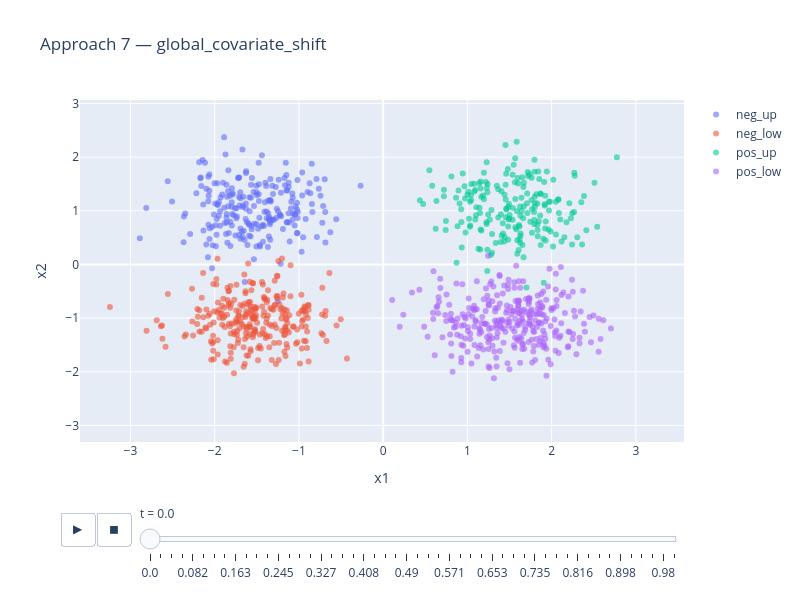

The notebook cell this image was saved under:
### Code cell
plot_dataset(
    "data/global_covariate_shift.csv",
    "Approach 7 — global_covariate_shift",
).show()

### Figure 1 — Plotly figure (JSON) as saved in the notebook; plotly's stock layout.template omitted (floating-point values rounded to 4 significant figures; data arrays with more than 128 entries replaced by an {"elided": "..."} marker saying what was removed)
{"data": [{"hovertemplate": "blob=neg_up<br>t_frame=0.0<br>x1=%{x}<br>x2=%{y}<extra></extra>", "legendgroup": "neg_up", "marker": {"color": "#636efa", "opacity": 0.6, "size": 6, "symbol": "circle"}, "mode": "markers", "name": "neg_up", "orientation": "v", "showlegend": true, "type": "scatter", "x": {"elided": "228 float values"}, "xaxis": "x", "y": {"elided": "228 float values"}, "yaxis": "y"}, {"hovertemplate": "blob=neg_low<br>t_frame=0.0<br>x1=%{x}<br>x2=%{y}<extra></extra>", "legendgroup": "neg_low", "marker": {"color": "#EF553B", "opacity": 0.6, "size": 6, "symbol": "circle"}, "mode": "markers", "name": "neg_low", "orientation": "v", "showlegend": true, "type": "scatter", "x": {"elided": "271 float values"}, "xaxis": "x", "y": {"elided": "271 float values"}, "yaxis": "y"}, {"hovertemplate": "blob=pos_up<br>t_frame=0.0<br>x1=%{x}<br>x2=%{y}<extra></extra>", "legendgroup": "pos_up", "marker": {"color": "#00cc96", "opacity": 0.6, "size": 6, "symbol": "circle"}, "mode": "markers", "name": "pos_up", "orientation": "v", "showlegend": true, "type": "scatter", "x": {"elided": "200 float values"}, "xaxis": "x", "y": {"elided": "200 float values"}, "yaxis": "y"}, {"hovertemplate": "blob=pos_low<br>t_frame=0.0<br>x1=%{x}<br>x2=%{y}<extra></extra>", "legendgroup": "pos_low", "marker": {"color": "#ab63fa", "opacity": 0.6, "size": 6, "symbol": "circle"}, "mode": "markers", "name": "pos_low", "orientation": "v", "showlegend": true, "type": "scatter", "x": {"elided": "301 float values"}, "xaxis": "x", "y": {"elided": "301 float values"}, "yaxis": "y"}], "layout": {"height": 600, "legend": {"title": {"text": ""}, "tracegroupgap": 0}, "sliders": [{"active": 0, "currentvalue": {"prefix": "t = "}, "len": 0.9, "pad": {"b": 10, "t": 60}, "steps": [{"args": [["0.0"], {"frame": {"duration": 0, "redraw": false}, "fromcurrent": true, "mode": "immediate", "transition": {"duration": 0, "easing": "linear"}}], "label": "0.0", "method": "animate"}, {"args": [["0.02"], {"frame": {"duration": 0, "redraw": false}, "fromcurrent": true, "mode": "immediate", "transition": {"duration": 0, "easing": "linear"}}], "label": "0.02", "method": "animate"}, {"args": [["0.041"], {"frame": {"duration": 0, "redraw": false}, "fromcurrent": true, "mode": "immediate", "transition": {"duration": 0, "easing": "linear"}}], "label": "0.041", "method": "animate"}, {"args": [["0.061"], {"frame": {"duration": 0, "redraw": false}, "fromcurrent": true, "mode": "immediate", "transition": {"duration": 0, "easing": "linear"}}], "label": "0.061", "method": "animate"}, {"args": [["0.082"], {"frame": {"duration": 0, "redraw": false}, "fromcurrent": true, "mode": "immediate", "transition": {"duration": 0, "easing": "linear"}}], "label": "0.082", "method": "animate"}, {"args": [["0.102"], {"frame": {"duration": 0, "redraw": false}, "fromcurrent": true, "mode": "immediate", "transition": {"duration": 0, "easing": "linear"}}], "label": "0.102", "method": "animate"}, {"args": [["0.122"], {"frame": {"duration": 0, "redraw": false}, "fromcurrent": true, "mode": "immediate", "transition": {"duration": 0, "easing": "linear"}}], "label": "0.122", "method": "animate"}, {"args": [["0.143"], {"frame": {"duration": 0, "redraw": false}, "fromcurrent": true, "mode": "immediate", "transition": {"duration": 0, "easing": "linear"}}], "label": "0.143", "method": "animate"}, {"args": [["0.163"], {"frame": {"duration": 0, "redraw": false}, "fromcurrent": true, "mode": "immediate", "transition": {"duration": 0, "easing": "linear"}}], "label": "0.163", "method": "animate"}, {"args": [["0.184"], {"frame": {"duration": 0, "redraw": false}, "fromcurrent": true, "mode": "immediate", "transition": {"duration": 0, "easing": "linear"}}], "label": "0.184", "method": "animate"}, {"args": [["0.204"], {"frame": {"duration": 0, "redraw": false}, "fromcurrent": true, "mode": "immediate", "transition": {"duration": 0, "easing": "linear"}}], "label": "0.204", "method": "animate"}, {"args": [["0.224"], {"frame": {"duration": 0, "redraw": false}, "fromcurrent": true, "mode": "immediate", "transition": {"duration": 0, "easing": "linear"}}], "label": "0.224", "method": "animate"}, {"args": [["0.245"], {"frame": {"duration": 0, "redraw": false}, "fromcurrent": true, "mode": "immediate", "transition": {"duration": 0, "easing": "linear"}}], "label": "0.245", "method": "animate"}, {"args": [["0.265"], {"frame": {"duration": 0, "redraw": false}, "fromcurrent": true, "mode": "immediate", "transition": {"duration": 0, "easing": "linear"}}], "label": "0.265", "method": "animate"}, {"args": [["0.286"], {"frame": {"duration": 0, "redraw": false}, "fromcurrent": true, "mode": "immediate", "transition": {"duration": 0, "easing": "linear"}}], "label": "0.286", "method": "animate"}, {"args": [["0.306"], {"frame": {"duration": 0, "redraw": false}, "fromcurrent": true, "mode": "immediate", "transition": {"duration": 0, "easing": "linear"}}], "label": "0.306", "method": "animate"}, {"args": [["0.327"], {"frame": {"duration": 0, "redraw": false}, "fromcurrent": true, "mode": "immediate", "transition": {"duration": 0, "easing": "linear"}}], "label": "0.327", "method": "animate"}, {"args": [["0.347"], {"frame": {"duration": 0, "redraw": false}, "fromcurrent": true, "mode": "immediate", "transition": {"duration": 0, "easing": "linear"}}], "label": "0.347", "method": "animate"}, {"args": [["0.367"], {"frame": {"duration": 0, "redraw": false}, "fromcurrent": true, "mode": "immediate", "transition": {"duration": 0, "easing": "linear"}}], "label": "0.367", "method": "animate"}, {"args": [["0.388"], {"frame": {"duration": 0, "redraw": false}, "fromcurrent": true, "mode": "immediate", "transition": {"duration": 0, "easing": "linear"}}], "label": "0.388", "method": "animate"}, {"args": [["0.408"], {"frame": {"duration": 0, "redraw": false}, "fromcurrent": true, "mode": "immediate", "transition": {"duration": 0, "easing": "linear"}}], "label": "0.408", "method": "animate"}, {"args": [["0.429"], {"frame": {"duration": 0, "redraw": false}, "fromcurrent": true, "mode": "immediate", "transition": {"duration": 0, "easing": "linear"}}], "label": "0.429", "method": "animate"}, {"args": [["0.449"], {"frame": {"duration": 0, "redraw": false}, "fromcurrent": true, "mode": "immediate", "transition": {"duration": 0, "easing": "linear"}}], "label": "0.449", "method": "animate"}, {"args": [["0.469"], {"frame": {"duration": 0, "redraw": false}, "fromcurrent": true, "mode": "immediate", "transition": {"duration": 0, "easing": "linear"}}], "label": "0.469", "method": "animate"}, {"args": [["0.49"], {"frame": {"duration": 0, "redraw": false}, "fromcurrent": true, "mode": "immediate", "transition": {"duration": 0, "easing": "linear"}}], "label": "0.49", "method": "animate"}, {"args": [["0.51"], {"frame": {"duration": 0, "redraw": false}, "fromcurrent": true, "mode": "immediate", "transition": {"duration": 0, "easing": "linear"}}], "label": "0.51", "method": "animate"}, {"args": [["0.531"], {"frame": {"duration": 0, "redraw": false}, "fromcurrent": true, "mode": "immediate", "transition": {"duration": 0, "easing": "linear"}}], "label": "0.531", "method": "animate"}, {"args": [["0.551"], {"frame": {"duration": 0, "redraw": false}, "fromcurrent": true, "mode": "immediate", "transition": {"duration": 0, "easing": "linear"}}], "label": "0.551", "method": "animate"}, {"args": [["0.571"], {"frame": {"duration": 0, "redraw": false}, "fromcurrent": true, "mode": "immediate", "transition": {"duration": 0, "easing": "linear"}}], "label": "0.571", "method": "animate"}, {"args": [["0.592"], {"frame": {"duration": 0, "redraw": false}, "fromcurrent": true, "mode": "immediate", "transition": {"duration": 0, "easing": "linear"}}], "label": "0.592", "method": "animate"}, {"args": [["0.612"], {"frame": {"duration": 0, "redraw": false}, "fromcurrent": true, "mode": "immediate", "transition": {"duration": 0, "easing": "linear"}}], "label": "0.612", "method": "animate"}, {"args": [["0.633"], {"frame": {"duration": 0, "redraw": false}, "fromcurrent": true, "mode": "immediate", "transition": {"duration": 0, "easing": "linear"}}], "label": "0.633", "method": "animate"}, {"args": [["0.653"], {"frame": {"duration": 0, "redraw": false}, "fromcurrent": true, "mode": "immediate", "transition": {"duration": 0, "easing": "linear"}}], "label": "0.653", "method": "animate"}, {"args": [["0.673"], {"frame": {"duration": 0, "redraw": false}, "fromcurrent": true, "mode": "immediate", "transition": {"duration": 0, "easing": "linear"}}], "label": "0.673", "method": "animate"}, {"args": [["0.694"], {"frame": {"duration": 0, "redraw": false}, "fromcurrent": true, "mode": "immediate", "transition": {"duration": 0, "easing": "linear"}}], "label": "0.694", "method": "animate"}, {"args": [["0.714"], {"frame": {"duration": 0, "redraw": false}, "fromcurrent": true, "mode": "immediate", "transition": {"duration": 0, "easing": "linear"}}], "label": "0.714", "method": "animate"}, {"args": [["0.735"], {"frame": {"duration": 0, "redraw": false}, "fromcurrent": true, "mode": "immediate", "transition": {"duration": 0, "easing": "linear"}}], "label": "0.735", "method": "animate"}, {"args": [["0.755"], {"frame": {"duration": 0, "redraw": false}, "fromcurrent": true, "mode": "immediate", "transition": {"duration": 0, "easing": "linear"}}], "label": "0.755", "method": "animate"}, {"args": [["0.776"], {"frame": {"duration": 0, "redraw": false}, "fromcurrent": true, "mode": "immediate", "transition": {"duration": 0, "easing": "linear"}}], "label": "0.776", "method": "animate"}, {"args": [["0.796"], {"frame": {"duration": 0, "redraw": false}, "fromcurrent": true, "mode": "immediate", "transition": {"duration": 0, "easing": "linear"}}], "label": "0.796", "method": "animate"}, {"args": [["0.816"], {"frame": {"duration": 0, "redraw": false}, "fromcurrent": true, "mode": "immediate", "transition": {"duration": 0, "easing": "linear"}}], "label": "0.816", "method": "animate"}, {"args": [["0.837"], {"frame": {"duration": 0, "redraw": false}, "fromcurrent": true, "mode": "immediate", "transition": {"duration": 0, "easing": "linear"}}], "label": "0.837", "method": "animate"}, {"args": [["0.857"], {"frame": {"duration": 0, "redraw": false}, "fromcurrent": true, "mode": "immediate", "transition": {"duration": 0, "easing": "linear"}}], "label": "0.857", "method": "animate"}, {"args": [["0.878"], {"frame": {"duration": 0, "redraw": false}, "fromcurrent": true, "mode": "immediate", "transition": {"duration": 0, "easing": "linear"}}], "label": "0.878", "method": "animate"}, {"args": [["0.898"], {"frame": {"duration": 0, "redraw": false}, "fromcurrent": true, "mode": "immediate", "transition": {"duration": 0, "easing": "linear"}}], "label": "0.898", "method": "animate"}, {"args": [["0.918"], {"frame": {"duration": 0, "redraw": false}, "fromcurrent": true, "mode": "immediate", "transition": {"duration": 0, "easing": "linear"}}], "label": "0.918", "method": "animate"}, {"args": [["0.939"], {"frame": {"duration": 0, "redraw": false}, "fromcurrent": true, "mode": "immediate", "transition": {"duration": 0, "easing": "linear"}}], "label": "0.939", "method": "animate"}, {"args": [["0.959"], {"frame": {"duration": 0, "redraw": false}, "fromcurrent": true, "mode": "immediate", "transition": {"duration": 0, "easing": "linear"}}], "label": "0.959", "method": "animate"}, {"args": [["0.98"], {"frame": {"duration": 0, "redraw": false}, "fromcurrent": true, "mode": "immediate", "transition": {"duration": 0, "easing": "linear"}}], "label": "0.98", "method": "animate"}, {"args": [["1.0"], {"frame": {"duration": 0, "redraw": false}, "fromcurrent": true, "mode": "immediate", "transition": {"duration": 0, "easing": "linear"}}], "label": "1.0", "method": "animate"}], "x": 0.1, "xanchor": "left", "y": 0, "yanchor": "top"}], "title": {"text": "Approach 7 — global_covariate_shift"}, "updatemenus": [{"buttons": [{"args": [null, {"frame": {"duration": 500, "redraw": false}, "fromcurrent": true, "mode": "immediate", "transition": {"duration": 500, "easing": "linear"}}], "label": "&#9654;", "method": "animate"}, {"args": [[null], {"frame": {"duration": 0, "redraw": false}, "fromcurrent": true, "mode": "immediate", "transition": {"duration": 0, "easing": "linear"}}], "label": "&#9724;", "method": "animate"}], "direction": "left", "pad": {"r": 10, "t": 70}, "showactive": false, "type": "buttons", "x": 0.1, "xanchor": "right", "y": 0, "yanchor": "top"}], "width": 800, "xaxis": {"anchor": "y", "domain": [0, 1], "range": [-3.599, 3.572], "title": {"text": "x1"}}, "yaxis": {"anchor": "x", "domain": [0, 1], "range": [-3.31, 3.065], "title": {"text": "x2"}}}}
